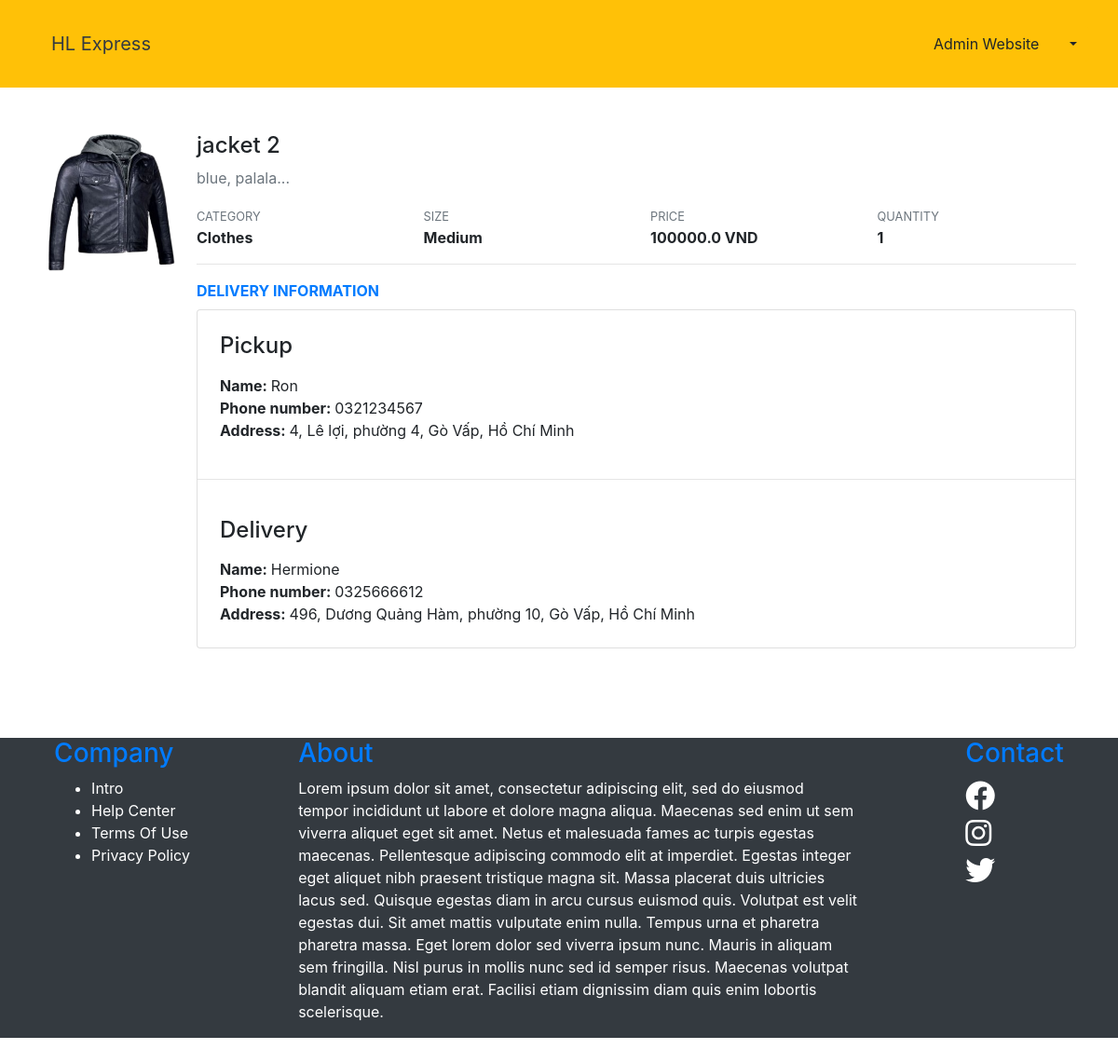
The app's page /driver/jobs/fff898900a894448b5e9e408860b8394/ (signed in) with its own data.
### website/models.py (models this page shows, shortened)
class Order(models.Model):
    SMALL_SIZE = 'small'
    MEDIUM_SIZE = 'medium'
    LARGE_SIZE = 'large'
    SIZES = (
        (SMALL_SIZE, 'Small'),
        (MEDIUM_SIZE, 'Medium'),
        (LARGE_SIZE, 'Large'),
    )
    CREATING_STATUS = 'creating'
    PROCESSING_STATUS = 'processing'
    PICKING_STATUS = 'picking'
    DELIVERY_STATUS = 'delivery'
    COMPLETED_STATUS = 'completed'
    CANCELED_STATUS = 'canceled'
    STATUS = (
        (CREATING_STATUS, 'Creating'),
        (PROCESSING_STATUS, 'Processing'),
        (PICKING_STATUS, 'Picking'),
        (DELIVERY_STATUS, 'Delivery'),
        (COMPLETED_STATUS, 'Completed'),
        (CANCELED_STATUS, 'Canceled'),
    )
    id = models.UUIDField(primary_key=True, default=uuid.uuid4, editable=False)
    customer = models.ForeignKey(Customer, on_delete=models.CASCADE)
    driver = models.ForeignKey(Driver, on_delete=models.CASCADE, null=True, blank=True)
    name = models.CharField(max_length=255)
    description = models.CharField(max_length=255)
    category = models.ForeignKey(Category, on_delete=models.SET_NULL, null=True, blank=True)
    size = models.CharField(max_length=20, choices=SIZES, default=SMALL_SIZE)
    quantity = models.IntegerField(default=1)
    photo = models.ImageField(upload_to='order/photos/')
    status = models.CharField(max_length=20, choices=STATUS, default=CREATING_STATUS)
    create_at = models.DateField(default=timezone.now)
    pickup_adress = models.CharField(max_length=255, blank=True)
    pickup_name = models.CharField(max_length=255, blank=True)
    pickup_phone = models.CharField(max_length=12, blank=True)
    delivery_address = models.CharField(max_length=255, blank=True)
    delivery_name = models.CharField(max_length=255, blank=True)
    delivery_phone = models.CharField(max_length=12, blank=True)
    CARD_PAYMENT = 'card payment'
    CASH_PAYMENT = 'cash payment'
    PAYMENT = (
        (CARD_PAYMENT, 'Card Payment'),
        (CASH_PAYMENT, 'Cash Payment')
    )
    payment_methods = models.CharField(max_length=50, choices=PAYMENT, default=CASH_PAYMENT)
    price = models.FloatField(default=15000.0)

class Category(models.Model):
    slug = models.CharField(max_length=255, unique=True)
    name = models.CharField(max_length=255)

### website/driver/views.py (the view)
# urls.py: path('jobs/<id>/', driver_view.available_jobs, name='available_jobs'),
@login_required(login_url='/signup/?next=/driver/')
def available_jobs(request, id):
    job = Order.objects.get(id=id)
    if not job:
        return redirect(reverse('core:driver:jobs'))
    if request.method == 'POST' and job.status == Order.PROCESSING_STATUS:
        job.driver = request.user.driver
        job.status = Order.PICKING_STATUS
        job.save()
        return redirect(reverse('core:driver:myjob'))
    return render(request, 'driver/available_jobs.html', {
         'item' : job
    })

### website/templates/driver/available_jobs.html (shortened to what this page needs)
{% extends 'driver/driver_page.html'%}
{% block content %}
<div class="container mt-5">
    <div class="media mb-4 ">
        <img src="{{ item.photo.url }}" class="rounded-lg mr-3" width="150" height="150">
        <div class="media-body">
            <h4>{{ item.name }}</h4>
            <p class="text-secondary">{{ item.description }}</p>
            <div class="row mb-3">
                <div class="col-lg-3">
                    <small class="text-secondary">CATEGORY</small><br>
                    <span><b>{{ item.category.name }}</b></span>
                </div>
                <div class="col-lg-3">
                    <small class="text-secondary">SIZE</small><br>
                    <span><b>{{ item.get_size_display }}</b></span>
                </div>
                <div class="col-lg-3">
                    <small class="text-secondary">PRICE</small><br>
                    <span><b>{{ item.price }} VND</b></span>
                </div>
                <div class="col-lg-3">
                    <small class="text-secondary">QUANTITY</small><br>
                    <span><b>{{ item.quantity }}</b></span>
                </div>
            </div>
            <hr>
            <b class="text-primary">DELIVERY INFORMATION</b>
            <div class=" card mt-2 mb-5">
                <div class="card-body p-4">
                    <h4 class="mb-3">Pickup</h4>
                    <div class="row">
                        <div class="col">
                            <b>Name: </b>
                            <span>{{ item.pickup_name }}</span><br>
                            <b>Phone number: </b>
                            <span>{{ item.pickup_phone }}</span><br>
                            <b>Address: </b>
                            <span>{{ item.pickup_adress }}</span>
                        </div>
                    </div>
                </div>
                <hr>
                <div class="card-body p-4">
                    <h4 class="mb-3">Delivery</h4>
                    <div class="row">
                        <div class="col">
                            <b>Name: </b>
                            <span>{{ item.delivery_name }}</span><br>
                            <b>Phone number: </b>
                            <span>{{ item.delivery_phone }}</span><br>
                            <b>Address: </b>
                            <span>{{ item.delivery_address }}</span>
                        </div>
                    </div>
                </div>
            </div>
        </div>
    </div>
</div>
{% endblock %}

### website/templates/core/index.html (shortened to what this page needs)
{% load static %}
<!DOCTYPE html>
<html lang="en">
<head>
  <link rel="stylesheet" href="https://cdn.jsdelivr.net/npm/bootstrap@4.0.0/dist/css/bootstrap.min.css">
  <link rel="stylesheet" href="https://cdnjs.cloudflare.com/ajax/libs/font-awesome/6.4.0/css/all.min.css">
</head>
<body style="width: auto; height: auto;">
  <nav class="navbar {% if not request.user.is_authenticated%} navbar-expand-lg {% endif %} navbar-dark bg-warning">
    <div class="container-fluid">
      <div class="">
        <a class="navbar-brand p-4  text-dark" href="/">HL Express</a>
      </div>
      {% if not request.user.is_authenticated %}
        <button class="navbar-toggler" type="button" data-bs-toggle="collapse" data-bs-target="#navbarColor01"
          aria-controls="navbarColor01" aria-expanded="false" aria-label="Toggle navigation">
          <span class="navbar-toggler-icon"></span>
        </button>
        <div class="collapse navbar-collapse" id="navbarColor01">
          <ul class="navbar-nav me-auto">
            <li class="nav-item {% if request.GET.next != '/driver/' %} active {% endif %}">
              <a class="nav-link text-dark" href="/login/?next=/customer/"> Customer </a>
            </li>
            <li class="nav-item {% if request.GET.next == '/driver/' %} active {% endif %}"></li>
              <a class="nav-link text-dark" href="/login/?next=/driver/">Driver</a>
            </li>
          </ul>
        </div>
        {% else %}
              <form class="form-inline">
                <div class="dropdown">
                  <button class="btn btn-warning dropdown-toggle" type="button" id="dropdownMenu2" data-toggle="dropdown" aria-haspopup="true" aria-expanded="false">
                    <span class="mr-4">{{ request.user.get_full_name|title }}</span>
                  </button>
                </div>
              </form>
        {% endif %}
    </div>
  </nav>
  <div style="height: 1600px;">
    {% block content %}{% endblock %}
  <footer class="mt-5 bg-dark text-white  mw-50">
    <div class="d-flex justify-content-around">
      <div class="">
        <h3 class="text-primary">Company</h3>
        <ul>
          <li>Intro</li>
          <li>Help Center</li>
          <li>Terms Of Use</li>
          <li>Privacy Policy</li>
        </ul>
      </div>
      <div class="w-50">
        <h3 class="text-primary">About</h3>
        <p>Lorem ipsum dolor sit amet, consectetur adipiscing elit, sed do eiusmod tempor incididunt ut labore et dolore
          magna aliqua. Maecenas sed enim ut sem viverra aliquet eget sit amet. Netus et malesuada fames ac turpis
          egestas maecenas. Pellentesque adipiscing commodo elit at imperdiet. Egestas integer eget aliquet nibh
          praesent tristique magna sit. Massa placerat duis ultricies lacus sed.
          Quisque egestas diam in arcu cursus euismod quis. Volutpat est velit egestas dui. Sit amet mattis vulputate
          enim nulla. Tempus urna et pharetra pharetra massa. Eget lorem dolor sed viverra ipsum nunc. Mauris in aliquam
          sem fringilla. Nisl purus in mollis nunc sed id semper risus. Maecenas volutpat blandit aliquam etiam erat.
          Facilisi etiam dignissim diam quis enim lobortis scelerisque.
        </p>
      </div>
      <div class="">
        <h3 class="text-primary">Contact</h3>
        <div class="my-3"><i class="fa-brands fa-facebook fa-2xl"><a href="#" ></a></i></div>
        <div class="my-3"><i class="fa-brands fa-instagram fa-2xl"><a href="#"></a></i></div>
        <div class="my-3"><i class="fa-brands fa-twitter fa-2xl"><a href="#"></a></i></div>
      </div>
    </div>
  </footer>
</body>
</html>

### records on screen
Order: photo (picture), name "jacket 2", description "blue, palala...", category.name "Clothes", size "Medium", price "100000.0", quantity "1", pickup_name "Ron", pickup_phone "0321234567", pickup_adress "4, Lê lợi, phường 4, Gò Vấp, Hồ Chí Minh", delivery_name "Hermione", delivery_phone "0325666612", delivery_address "496, Dương Quảng Hàm, phường 10, Gò Vấp, Hồ Chí Minh"

### other values on screen
{{ request.user.get_full_name|title }} "Admin Website"
